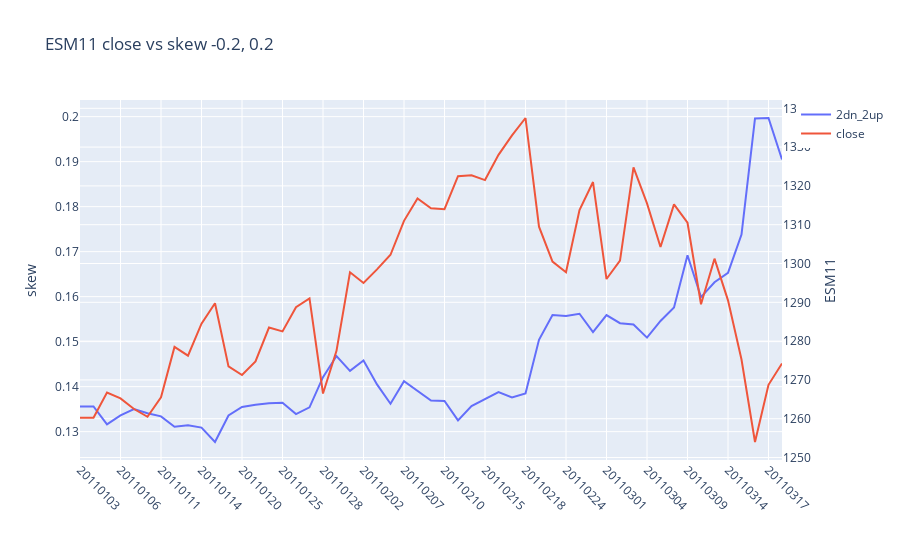
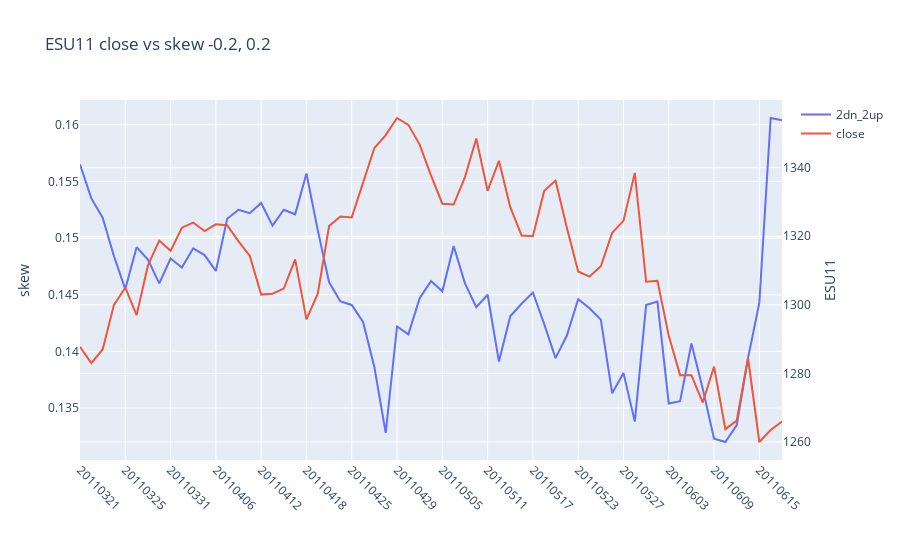
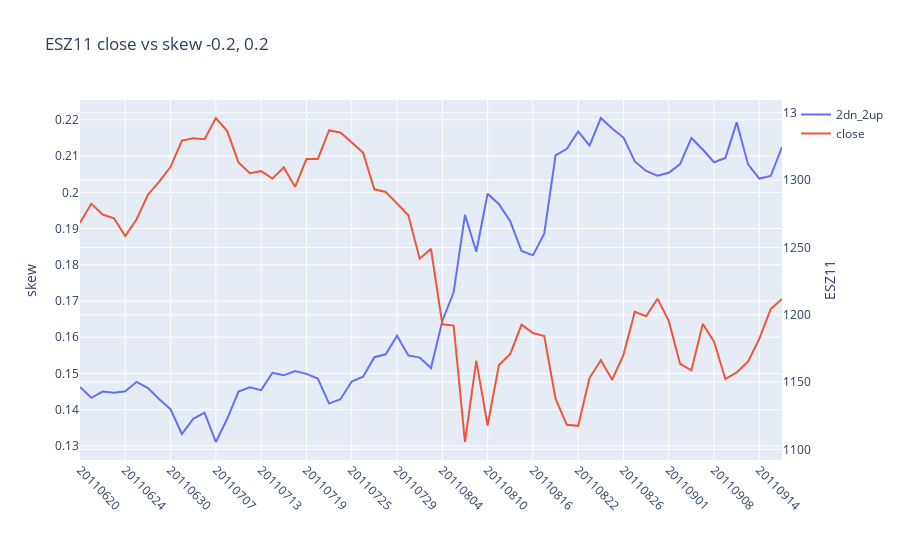

The cell these charts' notebook holds for them, in order:
### Markdown cell above
### Use the implied vol skew dataframes to graph changes in vol skew vs price

### Code cell
y = 10
syms = [s for s in all_contracts if  (int(s[-2:]) >= y)]

for sym in syms:
    df_fut = pga.get_sql(f"select symbol,settle_date,close from {futtab} where symbol = '{sym}'")
    df_year = df_iv_skew[df_iv_skew.symbol==sym]
    df_year['2dn_2up'] = df_year['-0.2'] - df_year['0.2']
    df_year = df_year[['settle_date','2dn_2up']]
    df_year = df_year.merge(df_fut[['settle_date','close']],on='settle_date',how='inner')
    iplot(plotly_plot(df_year,x_column='settle_date',
            yaxis2_cols=['close'],y_left_label='skew',y_right_label=sym,
                     plot_title=f'{sym} close vs skew -0.2, 0.2',
                     number_of_ticks_display=15))
